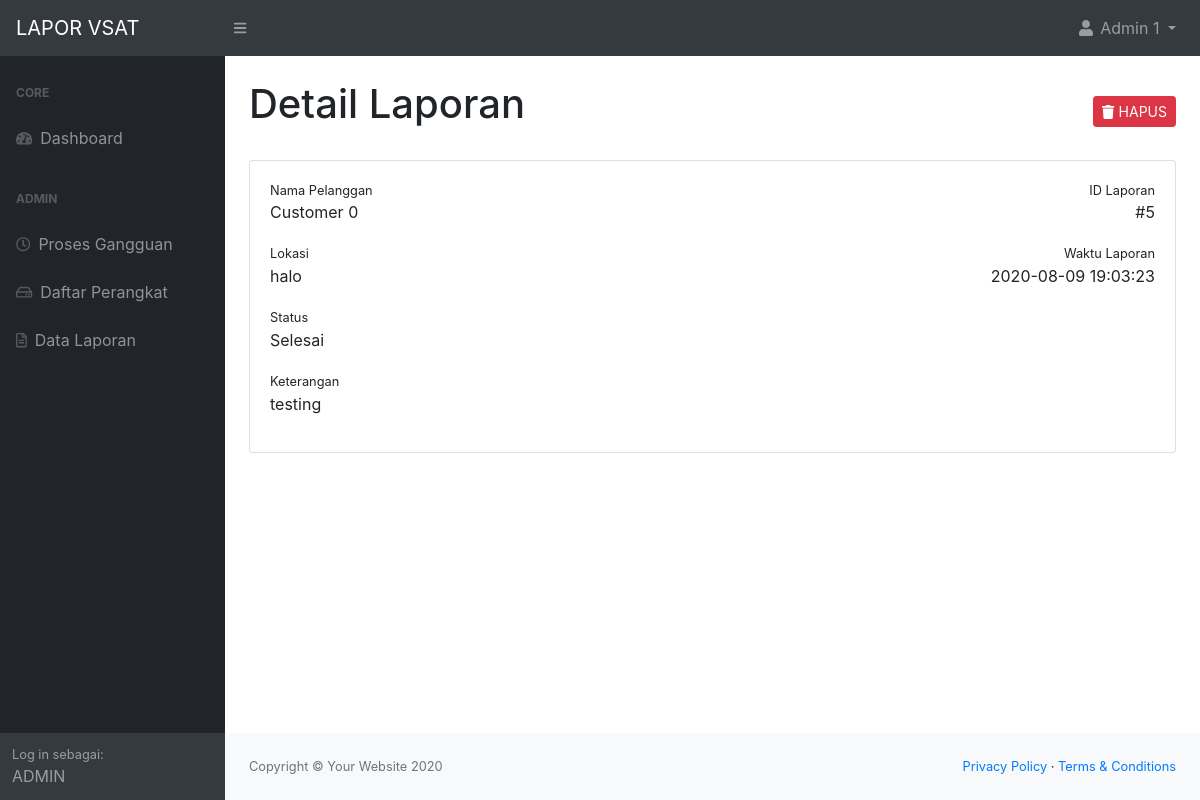
The app's page /detail.php?id=5 (signed in), older data.
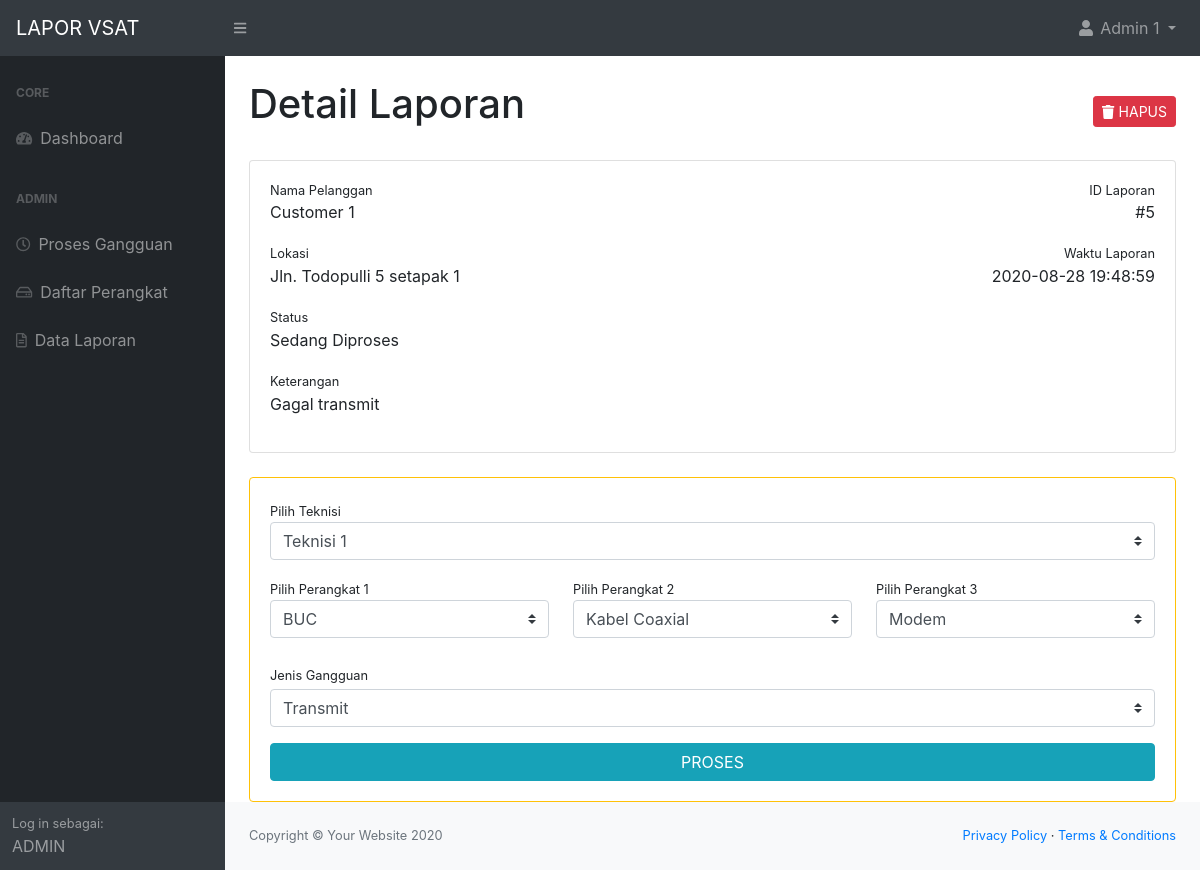
The same page, newer data.
### tables this page shows
CREATE TABLE `user` (
  `user_id` int(6) NOT NULL,
  `nama` varchar(50) NOT NULL,
  `email` varchar(50) NOT NULL,
  `hp` varchar(30) NOT NULL,
  `role` varchar(20) NOT NULL,
  `pass` varchar(50) NOT NULL,
  `telegram_id` varchar(30) NOT NULL
);

CREATE TABLE `report` (
  `report_id` int(10) NOT NULL,
  `customer_id` int(6) NOT NULL,
  `lokasi` varchar(100) NOT NULL,
  `keterangan` varchar(300) NOT NULL,
  `waktu_lapor` datetime NOT NULL,
  `stat` varchar(20) NOT NULL,
  `admin_id` int(6) NOT NULL DEFAULT 0,
  `jenis` varchar(100) DEFAULT NULL,
  `error_id` int(3) NOT NULL,
  `device_id` int(4) NOT NULL DEFAULT 0,
  `device2_id` int(6) NOT NULL DEFAULT 0,
  `device3_id` int(6) NOT NULL DEFAULT 0,
  `teknisi_id` int(11) NOT NULL DEFAULT 0,
  `tindakan` varchar(200) DEFAULT NULL,
  `sinyal` int(5) DEFAULT NULL,
  `terdampak` varchar(50) DEFAULT NULL,
  `gambar` varchar(50) DEFAULT NULL,
  `waktu_selesai` datetime DEFAULT NULL
);

CREATE TABLE `device` (
  `device_id` int(11) NOT NULL,
  `device_name` varchar(100) NOT NULL
);

### access/session.php (called while the page is built, shortened)
<?php
   include('db_access.php');
   if(!isset($_SESSION['login_email'])){
      header("location:login.php");
      die();
   }else{
      $email_check = $_SESSION['login_email'];
      $ses_sql = mysqli_query($conn,"select * from user where email = '".$email_check."'");
      $row = mysqli_fetch_array($ses_sql,MYSQLI_ASSOC);
      $nama_session = $row['nama'];
      $role_session = $row['role'];
   }
?>

### detail.php (the view, shortened to what this page needs)
<?php include('access/session.php');
if(!isset($_GET['id'])){
    header("location:index.php");
}else{
    if($role_session === 'admin'){
        $report_sql = mysqli_query($conn,"SELECT cust.nama as 'nama_cust', admin.nama as 'nama_admin' , report.*
        FROM user cust, user admin, report
        WHERE report.customer_id = cust.user_id AND
        (report.admin_id = admin.user_id OR report.admin_id = 0) AND
        report.report_id = '".$_GET['id']."' GROUP BY report_id");
    }
    $report = mysqli_fetch_array($report_sql,MYSQLI_ASSOC);
}
?>
<!DOCTYPE html>
<html lang="en">
    <head>
        <?php include('partials/head.php'); ?>
    </head>
    <body>
        <?php include('partials/topbar.php'); ?>
        <div id="layoutSidenav">
            <?php include('partials/sidebar.php'); ?>
            <div id="layoutSidenav_content">
                <main>
                    <div class="container-fluid">
                        <div class="row mt-4">
                            <div class="col-md-8">
                                <h1>Detail Laporan</h1>
                            </div>
                            <?php
                                if($role_session === 'admin'){
                                echo '<div class="col-md-4 text-md-right">
                                        <a href="access/delete_report.php?id='.$report['report_id'].'" class="btn btn-danger mt-3 btn-sm"><i class="fas fa-trash"></i> HAPUS</a>
                                    </div>';
                                }
                            ?>
                        </div>
                        <div class="card mt-4">
                            <div class="card-body">
                                <div class="d-flex w-100 justify-content-between">
                                    <small>Nama Pelanggan</small>
                                    <small>ID Laporan</small>
                                </div>
                                <div class="d-flex w-100 justify-content-between">
                                    <p><?php echo $report['nama_cust']; ?></p>
                                    <p>#<?php echo $report['report_id']; ?></p>
                                </div>
                                <div class="row">
                                    <div class="col-md-8">
                                        <small>Lokasi</small>
                                        <p><?php echo $report['lokasi']; ?></p>
                                    </div>
                                    <div class="col-md-4 text-md-right">
                                        <small>Waktu Laporan</small>
                                        <p><?php echo $report['waktu_lapor']; ?></p>
                                    </div>
                                </div>
                                <small>Status</small>
                                <p>
                                    <?php echo $report['stat'];?>
                                </p>
                                <small>Keterangan</small>
                                <p><?php echo $report['keterangan']; ?></p>
                            </div>
                        </div>
                        <?php
                            if($role_session == 'admin' && $report['stat'] != 'Selesai'){
                                echo '<div class="card border-warning mt-4">
                                        <div class="card-body">
                                            <div class="row">
                                                <div class="col-md-12 mb-3">
                                                    <small>Pilih Teknisi</small>
                                                    <select form="reportForm" name="teknisi" class="custom-select"> ';
                                $load = mysqli_query($conn, "SELECT * FROM user WHERE role = 'teknisi' ORDER BY user_id");
                                while ($row = mysqli_fetch_array($load)){
                                    echo '<option value="'.$row['user_id'].'"';
                                    if($report['teknisi_id'] == $row['user_id']){
                                        echo ' selected ';
                                    }
                                    echo '>'.$row['nama'].'</option>';
                                }
                                echo ' </select>
                                    </div>
                                    <div class="col-md-4 mb-3">
                                        <small>Pilih Perangkat 1</small>
                                        <select form="reportForm" name="device" class="custom-select">
                                        <option value="0">----Tidak Ada----</option>';
                                $load = mysqli_query($conn, "SELECT * FROM device ORDER BY device_name");
                                while ($row = mysqli_fetch_array($load)){
                                    echo '<option value="'.$row['device_id'].'"';
                                    if($report['device_id'] == $row['device_id']){
                                        echo ' selected ';
                                    }
                                    echo '>'.$row['device_name'].'</option>';
                                }
                                echo ' </select>
                                </div>
                                <div class="col-md-4 mb-3">
                                    <small>Pilih Perangkat 2</small>
                                    <select form="reportForm" name="device2" class="custom-select">
                                    <option value="0">----Tidak Ada----</option>';
                                $load = mysqli_query($conn, "SELECT * FROM device ORDER BY device_name");
                                while ($row = mysqli_fetch_array($load)){
                                    echo '<option value="'.$row['device_id'].'"';
                                    if($report['device2_id'] == $row['device_id']){
                                        echo ' selected ';
                                    }
                                    echo '>'.$row['device_name'].'</option>';
                                }
                                echo ' </select>
                                </div>
                                <div class="col-md-4 mb-3">
                                    <small>Pilih Perangkat 3</small>
                                    <select form="reportForm" name="device3" class="custom-select">
                                    <option value="0">----Tidak Ada----</option>';
                                $load = mysqli_query($conn, "SELECT * FROM device ORDER BY device_name");
                                while ($row = mysqli_fetch_array($load)){
                                    echo '<option value="'.$row['device_id'].'"';
                                    if($report['device3_id'] == $row['device_id']){
                                        echo ' selected ';
                                    }
                                    echo '>'.$row['device_name'].'</option>';
                                }
                                echo '</select>
                                                </div>
                                            </div>
                                            <div class="row">
                                                <div class="col-md-12 mt-2">
                                                <form action="access/report_update.php" method="post" id="reportForm">
                                                    <input type="hidden" name="user_id" value="'.$id_session.'">
                                                    <input type="hidden" name="role" value="'.$role_session.'">
                                                    <input type="hidden" name="report_id" value="'.$report['report_id'].'">
                                                    <div class="form-group">
                                                        <label class="small mb-1" for="exampleFormControlTextarea1">Jenis Gangguan</label>
                                                        <select name="jenis" class="custom-select">
                                                        <option value="Transmit" ';
                                                        if($report['jenis'] == "Transmit") {echo 'selected';}
                                                        echo '>Transmit</option>
                                                        <option value="Receive" ';
                                                        if($report['jenis'] == "Receive") {echo 'selected';}
                                                        echo '>Receive</option>
                                                        <option value="Fisik" ';
                                                        if($report['jenis'] == "Fisik") {echo 'selected';}
                                                        echo '>Fisik</option>
                                                        </select>
                                                    </div>
                                                    <button type="submit" class="btn btn-info btn-block">PROSES</button>
                                                </form>
                                                </div>
                                            </div>
                                        </div>
                                    </div> ';
                            }
                        ?>
                    </div>
                </main>
                <?php include('partials/footer.php'); ?>
            </div>
        </div>
    </body>
</html>

### partials/head.php (shortened to what this page needs)
<link href="css/styles.css" rel="stylesheet" />

### partials/topbar.php (shortened to what this page needs)
<nav class="sb-topnav navbar navbar-expand navbar-dark bg-dark">
    <a class="navbar-brand" href="index.php">LAPOR VSAT</a>
    <button class="btn btn-link btn-sm order-1 order-lg-0" id="sidebarToggle" href="#"><i class="fas fa-bars"></i></button>
    <ul class="navbar-nav ml-auto ml-md-0 ">
        <li class="nav-item dropdown">
            <a class="nav-link dropdown-toggle" id="userDropdown" href="#" role="button" data-toggle="dropdown" aria-haspopup="true" aria-expanded="false"><i class="fas fa-user fa-fw"></i> <?php echo $nama_session; ?> </a>
        </li>
    </ul>
</nav>

### partials/sidebar.php
<div id="layoutSidenav_nav">
    <nav class="sb-sidenav accordion sb-sidenav-dark" id="sidenavAccordion">
        <div class="sb-sidenav-menu">
            <div class="nav">
                <div class="sb-sidenav-menu-heading">Core</div>
                <a class="nav-link" href="index.php">
                    <div class="sb-nav-link-icon"><i class="fas fa-tachometer-alt"></i></div>
                    Dashboard
                </a>
                <?php
                    if($role_session == "customer"){
                        echo '<div class="sb-sidenav-menu-heading">Customer</div>
                        <a class="nav-link" href="lapor.php">
                            <div class="sb-nav-link-icon"><i class="fas fa-plus"></i></div>
                            Lapor Gangguan
                        </a>
                        <a class="nav-link" href="histori.php">
                            <div class="sb-nav-link-icon"><i class="far fa-file-alt"></i></div>
                            Histori
                        </a>';
                    }else if($role_session == "admin"){
                        echo '<div class="sb-sidenav-menu-heading">Admin</div>
                        <a class="nav-link" href="proses.php">
                            <div class="sb-nav-link-icon"><i class="far fa-clock"></i></div>
                            Proses Gangguan
                        </a>
                        <a class="nav-link" href="perangkat.php">
                            <div class="sb-nav-link-icon"><i class="far fa-hdd"></i></div>
                            Daftar Perangkat
                        </a>
                        <a class="nav-link" href="laporan.php">
                        <div class="sb-nav-link-icon"><i class="far fa-file-alt"></i></div>
                            Data Laporan
                        </a>';
                    }else if($role_session == "teknisi"){
                        echo '<div class="sb-sidenav-menu-heading">Teknisi</div>
                        <a class="nav-link" href="proses.php">
                            <div class="sb-nav-link-icon"><i class="far fa-file"></i></div>
                            Proses Gangguan
                        </a>
                        <a class="nav-link" href="laporan.php">
                            <div class="sb-nav-link-icon"><i class="far fa-file-alt"></i></div>
                            Data Laporan
                        </a>';
                    }else if($role_session == "superuser"){
                        echo '<div class="sb-sidenav-menu-heading">User</div>
                        <a class="nav-link" href="user.php">
                            <div class="sb-nav-link-icon"><i class="far fa-file"></i></div>
                            User
                        </a>';
                    }
                ?>
            </div>
        </div>
        <div class="sb-sidenav-footer">
            <div class="small">Log in sebagai:</div>
            <?php echo strtoupper($role_session); ?>
        </div>
    </nav>
</div>

### partials/footer.php
<footer class="py-4 bg-light mt-auto">
    <div class="container-fluid">
        <div class="d-flex align-items-center justify-content-between small">
            <div class="text-muted">Copyright &copy; Your Website 2020</div>
            <div>
                <a href="#">Privacy Policy</a>
                &middot;
                <a href="#">Terms &amp; Conditions</a>
            </div>
        </div>
    </div>
</footer>

Row changes from the older to the newer data that the page shows:
no longer on this page (row edited): user: nama "Customer 0", report.report_id "5", report.lokasi "halo", report.waktu_lapor "2020-08-09 19:03:23", report.stat "Selesai", report.keterangan "testing"
now on this page (row edited): user: nama "Customer 1", report.report_id "5", report.lokasi "Jln. Todopulli 5 setapak 1", report.waktu_lapor "2020-08-28 19:48:59", report.stat "Sedang Diproses", report.keterangan "Gagal transmit"
now on this page (row edited): report: teknisi "Teknisi 1", device "BUC", device2 "Kabel Coaxial", device3 "Modem", jenis "Transmit"
changed report: stat "Selesai" → "Sedang Diproses" (drawn)
Text that changed along with them:
text now shown: "Pilih Teknisi Pilih Perangkat 1 Pilih Perangkat 2 Pilih Perangkat 3 Jenis Gangguan PROSES"
